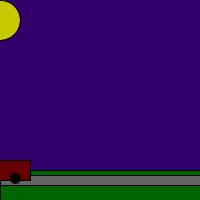
Frame 1 (no input)
Frame 60 (the mouse pressed at the canvas centre just before this capture): identical to frame 1, image omitted
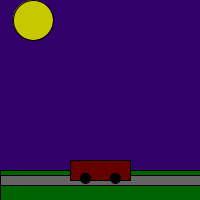
Frame 120 (the mouse held since frame 60 and released just before this capture)

The Processing sketch that drew these frames (run headless with seeded random() and noise(); from frame 60 on, the mouse is pressed at the canvas centre):

// Processing sketch: Program2
// ── Program2.pde
//Naveed Yeganegi - nyeganeg@ucsc.edu
//This program allows the user to control various objects such as the moon and car by moving the mouse. Pressing a key will warn the user about aliens. Clicking the mouse will flash the user UFO's and an alien that change position based off of the mouse

void setup() {   //setup window size
size(200, 200);
}

void draw() {   
 // Draw a white background  
background(50,0,105);
rectMode(CENTER);
//draws green ground
stroke(0);
fill(0,100,0);  
rect(100, 185, 200, 30);
//draws grey street
stroke(0);
fill(100);  
rect(100, 180, 200, 10);
//draws car that moves horizontally with mouse
stroke(0);
 fill(100,0,0);  
 rect(mouseX, 170, 60, 20);
 fill(0);  
 ellipse(mouseX+15, 178, 10, 10);
 fill(0);  
 ellipse(mouseX-15, 178, 10, 10);
 //draws moon that moves relative to 1/3 of mouse's horizontal position
 fill(200,200,0);  
 ellipse(mouseX/3, 20, 40, 40);
}

void mousePressed() { 
  //Draws flying saucers that change x position relative to mouse
 stroke(0);
 fill(200);  
 ellipse(mouseX*1.45, 10, 50, 10);
 fill(255);  
 ellipse(mouseX*1.45, 7, 30, 5);
 stroke(0);
 fill(200);  
 ellipse(mouseX, 70, 50, 10);
 fill(255);  
 ellipse(mouseX, 67, 30, 5); 
  fill(200);  
 ellipse(mouseX*1.8, 40, 50, 10);
 fill(255);  
 ellipse(mouseX*1.8, 37, 30, 5); 
    // Set CENTER mode
 ellipseMode(CENTER);  
 rectMode(CENTER);
  // Draws dark red pants for alien that folows mouse
 stroke(0);
 fill(150,0,0);  
 rect(mouseX, mouseY+15, 20, 40); 
 //Draws green arms for alien
 stroke(0);
 fill(50,255,0);  
 rect(mouseX, mouseY, 40, 10);
 // Draws gray shirt button
 stroke(0);
 fill(150);  
 ellipse(mouseX, mouseY, 10, 10);
  // Draws alien head
 stroke(0);
 fill(50,255,0);  
 ellipse(mouseX, mouseY-15, 20, 20);
}

void keyPressed() { //Warns user of aliens when pressed
println("Beware of aliens!");
}
